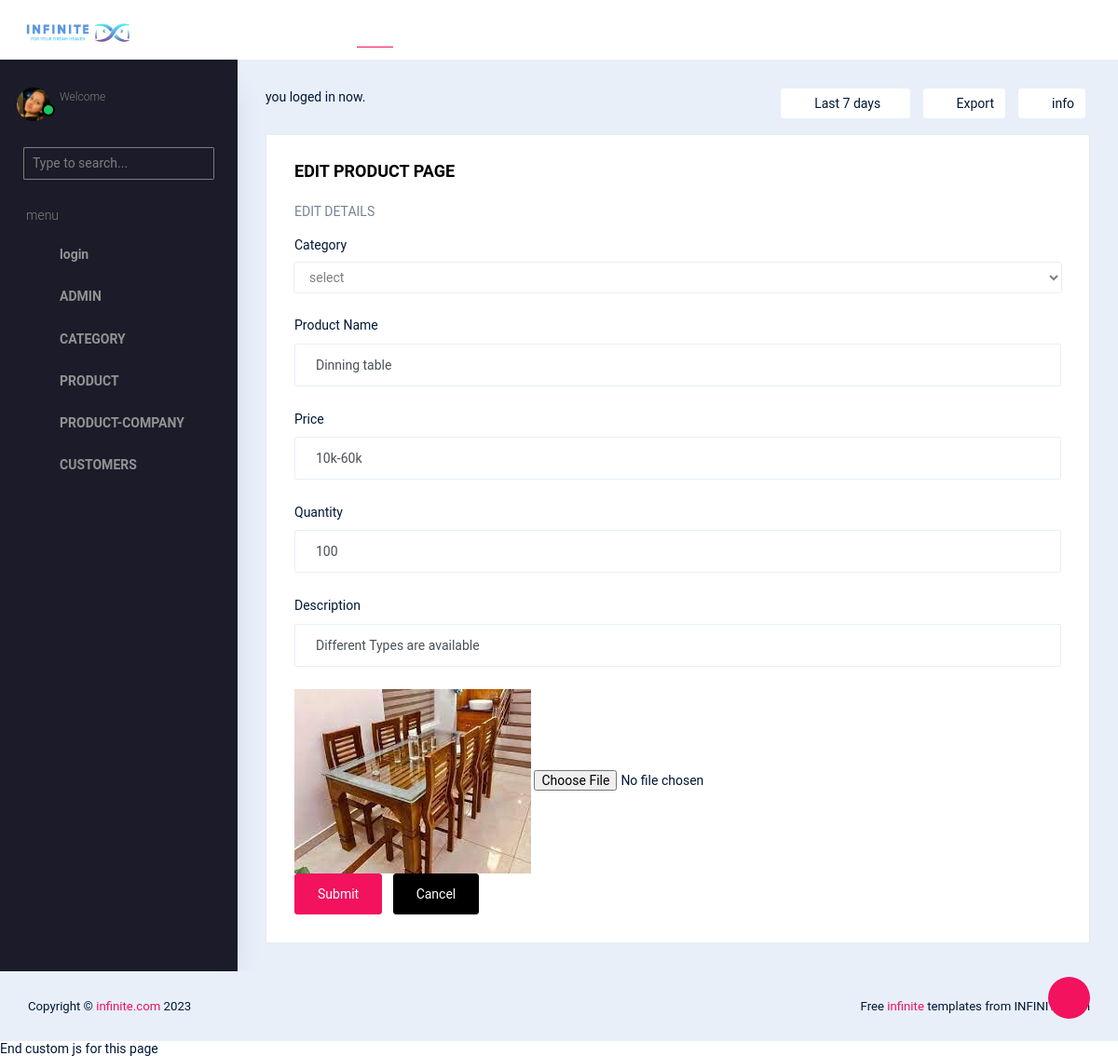
Page /ipend/editproduct/3/ on the committed database.
### ipend/models.py (models this page shows)
class prodb(models.Model):
    category = models.CharField(max_length=100, null=True, blank=True)
    productname = models.CharField(max_length=100, null=True, blank=True)
    price = models.CharField(max_length=100, null=True, blank=True)
    quantity = models.CharField(max_length=100, null=True, blank=True)
    description = models.CharField(max_length=100, null=True, blank=True)
    image = models.ImageField(upload_to="pic", null=True, blank=True)

### ipend/views.py (the view)
# urls.py: path('editproduct/<int:dataid>/', views.editproduct, name="editproduct"),
def editproduct(req, dataid):
    data = prodb.objects.get(id=dataid)
    da = itemdb.objects.all()
    print(data)
    return render(req, "editproduct.html", {'data':data, 'da':da})

### ipend/Templates/editproduct.html (shortened to what this page needs)
<!DOCTYPE html>
{% extends 'index.html' %}
{% block content %}
<html lang="en">
<head>
</head>
<body>
<div class="col-12 grid-margin stretch-card">
                <div class="card">
                  <div class="card-body">
                    <h4 class="card-title">EDIT PRODUCT PAGE</h4>
                    <p class="card-description">  EDIT DETAILS </p>
                    <form class="forms-sample" method="post" action="{% url 'updateproduct' dataid=data.id %}" enctype="multipart/form-data">
                        <div class="form-group">
                        <label for="exampleSelectGender">Category</label>
                        <select class="form-control" id="exampleSelectGender" name="category" value="{{data.category}}">
                          <option>select</option>
                        </select>
                      </div>
                      <div class="form-group">
                        <label for="exampleInputName1">Product Name</label>
                        <input type="text" class="form-control" id="exampleInputName1" placeholder="Name" name="productname" value="{{data.productname}}">
                      </div>
                          <div class="form-group">
                        <label for="exampleInputName3">Price</label>
                        <input type="text" class="form-control" id="exampleInputName3" placeholder="price" name="price" value="{{data.price}}">
                      </div>
                        <div class="form-group">
                        <label for="exampleInputName5">Quantity</label>
                        <input type="text" class="form-control" id="exampleInputName5" placeholder="quantity" name="quantity" value="{{data.quantity}}">
                      </div>
                      <div class="form-group">
                        <label for="exampleInputName4">Description</label>
                        <input type="text" class="form-control" id="exampleInputName4" placeholder="description" name="description" value="{{data.description}}">
                      </div>
                      <div>
                           <img src="{{data.image.url}}">
                          <input type="file" name="image">
                      </div>
                      <button type="submit" class="btn btn-primary mr-2">Submit</button>
                      <button class="btn btn-dark">Cancel</button>
                    </form>
                  </div>
                </div>
              </div>
</body>
{% endblock %}

### rows in the picture
prodb: category "select", productname "Dinning table", price "10k-60k", quantity "100", description "Different Types are available", image (picture)
